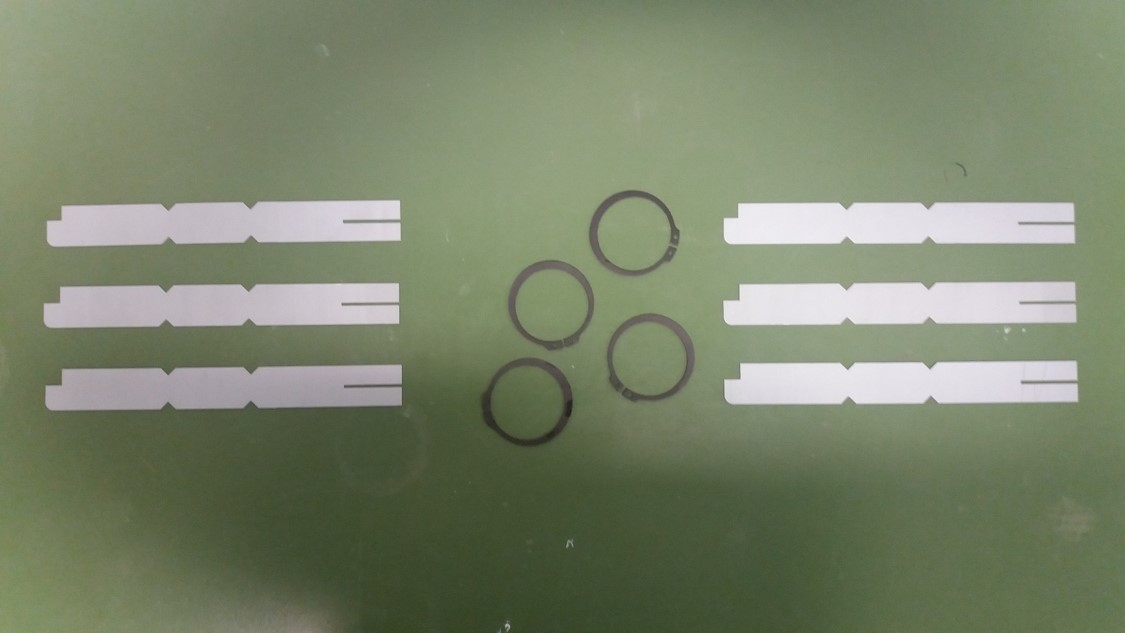
//> input picture Sessie_3/Sessie_3/recht.jpg, 1125 x 633 px
$ ./main -image_template=recht.jpg -image_recht=recht.jpg   (built with g++ and OpenCV 4)
//> lines starting //> are read from the running program, lines starting //| are printed output that depends on the picture; after the words box and inside, x2 and y2 are one past the last pixel; in counts of white or black regions, pixels touching at a corner belong together
///`pkg-config opencv --libs` in build options, linker

#include <iostream>
#include <opencv2/opencv.hpp>
#include "opencv2/imgcodecs.hpp"
#include "opencv2/highgui.hpp"
#include "opencv2/imgproc.hpp"

using namespace std;
using namespace cv;

//! [declare]
/// Global Variables
bool use_mask;
Mat img; Mat templ; Mat mask; Mat result;
const char* image_window = "Source Image";
const char* result_window = "Result window";

int match_method;
int max_Trackbar = 5;
//! [declare]

/// Function Headers
void MatchingMethod( int, void* );

// [37 lines of commented-out code are left out]

int main( int argc, char** argv )
{
    /// Adding a little help option and command line parser input
    CommandLineParser parser(argc, argv,
        "{ help h usage ? || show this message }"
        "{ image_template it  || (required) path to image }"
        "{ image_recht ir || (required) path to image }"
    );
    /// If help is entered
    if (parser.has("help"))
    {
        parser.printMessage();
        cerr << "use parameters: --image_template=temp[ate.jpg --image_recht=recht.jpg";
        return 0;
    }

    /// Collect data from arguments
    string imagepath_template(parser.get<string>("image_template"));
    string imagepath_recht(parser.get<string>("image_recht"));
    if (imagepath_template.empty() || imagepath_recht.empty())
    {
        cerr << "image not found\n";
        parser.printMessage();
        return -1;
    }

    /// Read and show template image
    Mat templ;
    templ = imread(imagepath_template);
//> templ is the input picture: 633 rows x 1125 cols, CV_8UC3; mean B, G, R 107.3, 132.7, 122.6
    imshow("Template", templ);
    waitKey(0);

    /// Read and show aligned image
    Mat img;
    img = imread(imagepath_recht);
    imshow("EAVISE logo - color", img);
    waitKey(0);

    /// Template matching
    Mat result;

    //int result_cols =  img.cols - templ.cols + 1;
    //int result_rows = img.rows - templ.rows + 1;

    //result.create( result_rows, result_cols, CV_32FC1 );

    matchTemplate( img, templ, result, TM_SQDIFF);
//> result = [0]
    normalize(result, result, 0, 1, NORM_MINMAX, -1, Mat());

    imshow("EAVISE logo - color", result);
    waitKey(0);

    /// Localizing the best match with minMaxLoc
    Mat img_display;
    img.copyTo( img_display );

    double minVal; double maxVal; Point minLoc; Point maxLoc;
    Point matchLoc;

    minMaxLoc( result, &minVal, &maxVal, &minLoc, &maxLoc, Mat() );
//> minVal = 0; maxVal = 0; minLoc = Point(0, 0); maxLoc = Point(0, 0)

    matchLoc = minLoc;
//> matchLoc = Point(0, 0)

    rectangle( img_display, matchLoc, Point( matchLoc.x + templ.cols , matchLoc.y + templ.rows ), Scalar(0,255,0), 2, 8, 0 );
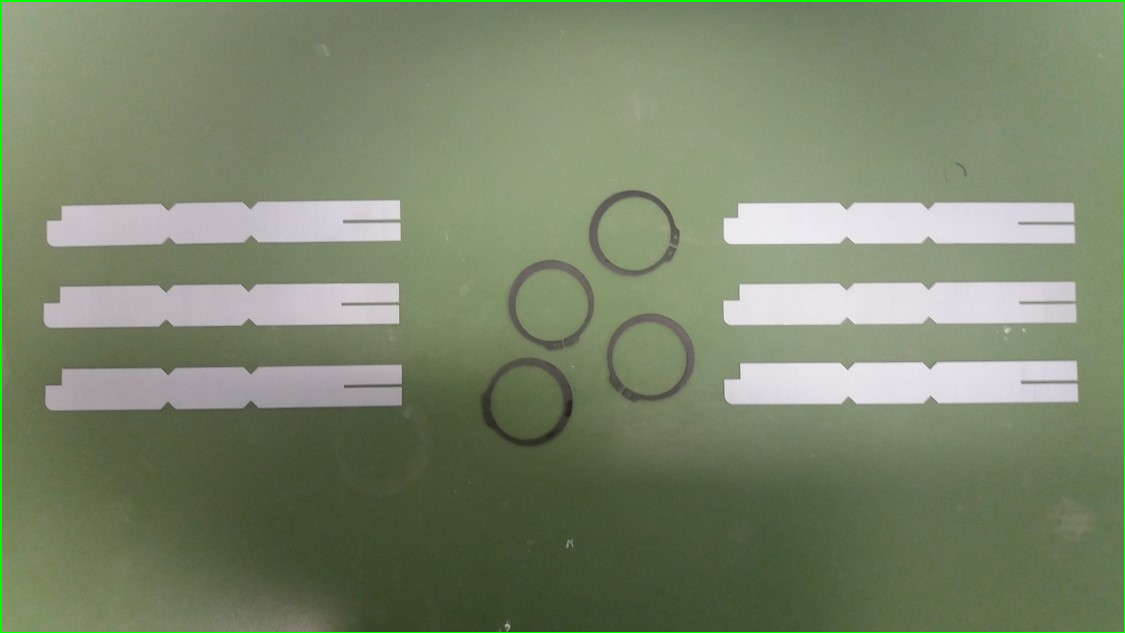
//> img_display: 633 rows x 1125 cols, CV_8UC3; 0.74% of pixels changed, all inside (x1, y1, x2, y2) = (0, 0, 1125, 633)
    rectangle( result, matchLoc, Point( matchLoc.x + templ.cols , matchLoc.y + templ.rows ), Scalar(0,255,0), 2, 8, 0 );

    imshow( image_window, img_display );
    waitKey(0);
    imshow( result_window, result );
    waitKey(0);

    ///meerdere objecten
    Mat mask, temp2;
    Mat img_display2;
    img.copyTo( img_display2 );

    threshold(result, mask, 0.9, 1, THRESH_BINARY);
//> mask = [0]
    mask.convertTo(mask, CV_8UC1);
    mask = mask*255;
    imshow( "mask ", mask );
    waitKey(0);

    vector<vector<Point>>  contours;
    findContours(mask, contours, RETR_EXTERNAL, CHAIN_APPROX_NONE);
//> contours = 0 contours

    for (int i=0; i <contours.size(); i++)
    {
        Rect region = boundingRect(contours[i]);
        Mat temp = result(region);
        Point maxLock;
        Point minLock;
        minMaxLoc(temp, NULL, NULL, &minLoc, &maxLoc, Mat() );
        rectangle(img_display2, Point(region.x+ minLoc.x, region.y + minLoc.y),
         Point(minLoc.x +region.x + templ.cols, minLoc.y +region.y + templ.rows), Scalar(0,0,255));
     }
//> this loop made 0 passes

    imshow( "multiple ", img_display2 );
    waitKey(0);


// [39 lines of commented-out code are left out]
}

// [56 lines left out: function MatchingMethod, not called in this run]

$ run again, with Sessie_3/Sessie_3/rot.jpg copied over Sessie_3/Sessie_3/recht.jpg
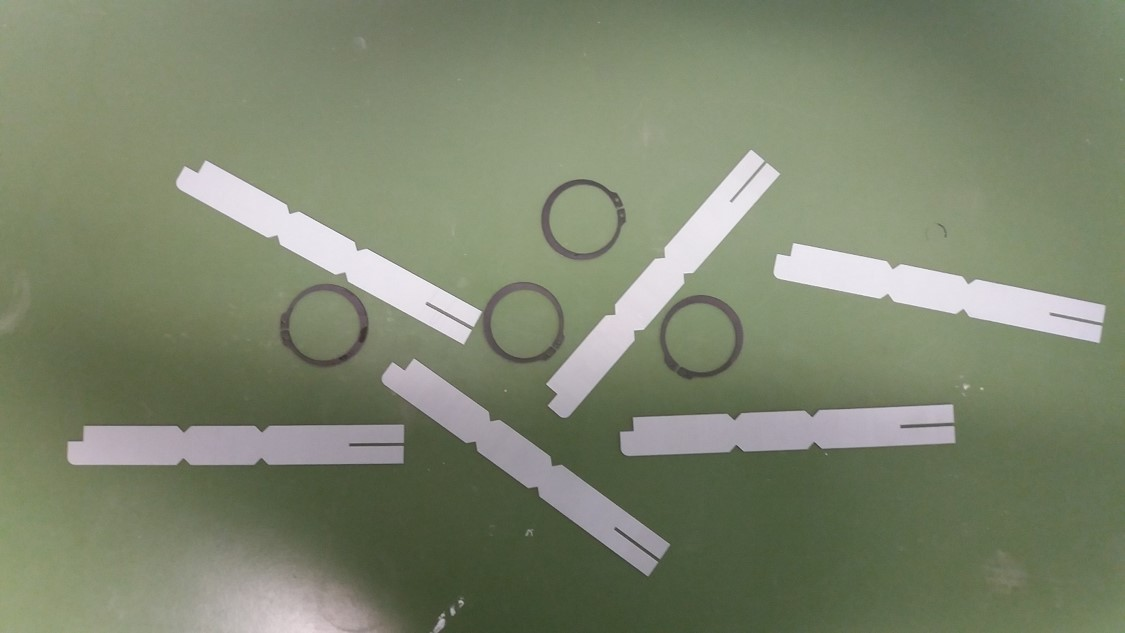
//> input picture Sessie_3/Sessie_3/rot.jpg, 1125 x 633 px
//> templ is the input picture: 633 rows x 1125 cols, CV_8UC3; mean B, G, R 109.7, 133.1, 125.1
//> result = [0]
//> minVal = 0; minLoc = Point(0, 0)
//> `rectangle( img_display, matchLoc, Point( matchLoc.x + templ.cols , mat..`:
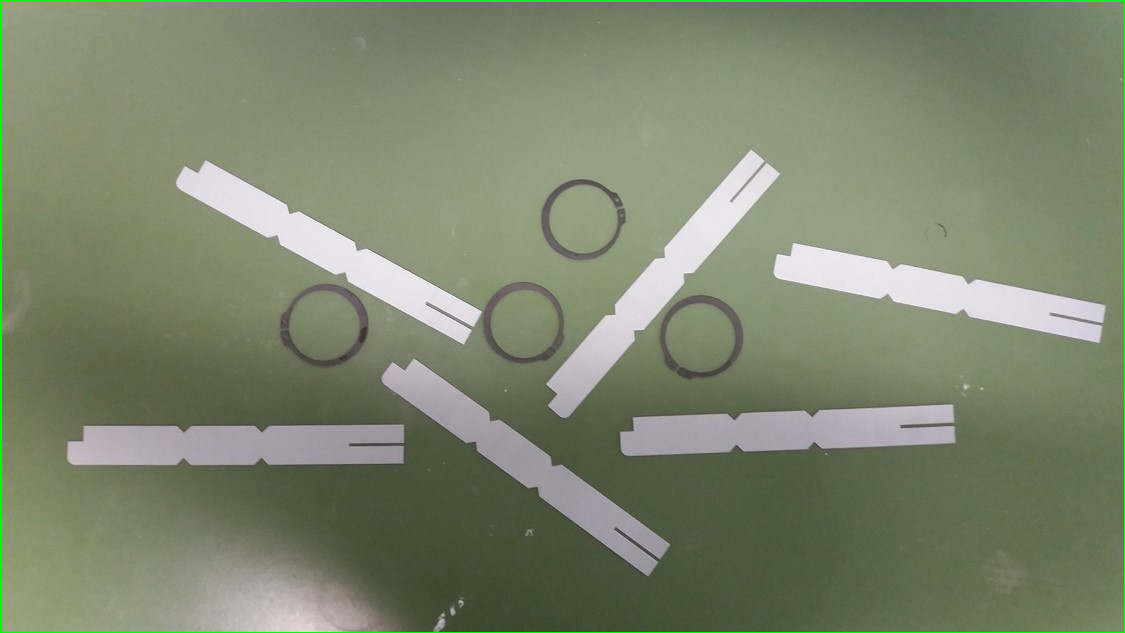
//> img_display: 633 rows x 1125 cols, CV_8UC3; 0.74% of pixels changed, all inside (x1, y1, x2, y2) = (0, 0, 1125, 633)
//> mask = [0]
//> contours = 0 contours
